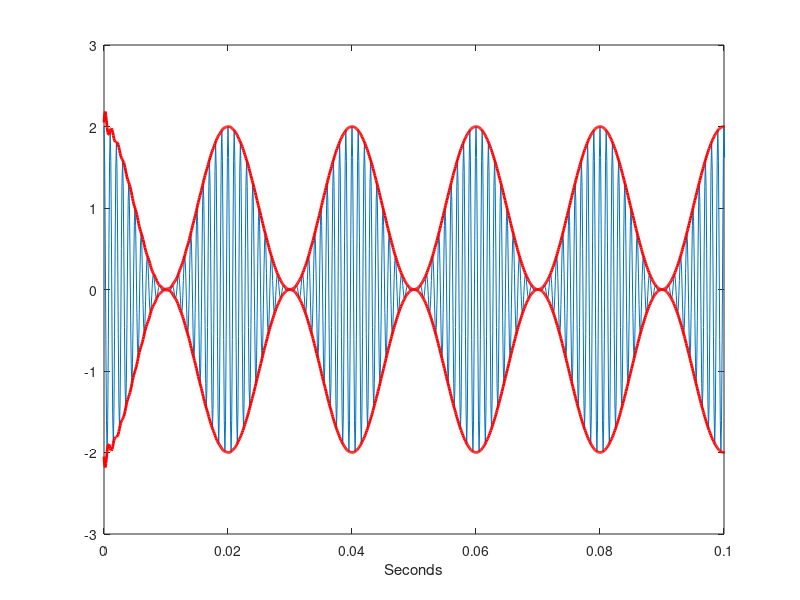

Reproduce this figure in MATLAB. (Note: this script raises an error after producing the figure.)
t = 0:1e-4:1;
x = [1+cos(2*pi*50*t)].*cos(2*pi*1000*t);

plot(t,x)
xlim([0 0.1])
xlabel('Seconds')

y = hilbert(x);
env = abs(y);

plot(t,x)
hold on
plot(t,[-1;1]*env,'r','LineWidth',2)
xlim([0 0.1])
xlabel('Seconds')
%% Hilbert transform:

start = 21;
fin = 22;
Fs = 200;
t = 1:1+Fs;
x = EEG.data(63,start*Fs:fin*Fs);
plot(t, x)
hold on
env = abs(hilbert(x));
plot(t, [-1;1]*env,'r','LineWidth',2)


% read in the AUX chan and save it as audio:
x = EEG.data(62,:)/1000000;
audiowrite('stim_from_EEG.wav', x, 2000);

%% Now sychronize this mess in AUDACITY:

%% 
% read in the synced audio:
x = audioread('stim_from_EEG_synced.wav');

% plot the channels:
subplot(211);plot(x(30000:40000,1));hold on
title ('left')
subplot(212);plot(x(30000:40000,2))
title ('right')

% copy the left audio channel into EEG.data matrix as channel 63:
EEG.data(63,1:length(x)) = x(:,1);
% copy the right audio channel into EEG.data matrix as channel 64:
EEG.data(64,1:length(x)) = x(:,2);

EEG.data(63,1:length(x)) = x(:,1);

% EEG.chanlocs = chnlcs;
%% play a 5 s interval of the "good" audio:
sound(EEG.data(63:64,40000:50000),2000)

%% play a 5 s interval of the AUX chan:
sound(EEG.data(63:64,40000:50000),2000)

%
load('speech_data.mat');
envelope1 = resample(envelope,64,128);
EEG1 = resample(EEG,64,128);
stimTrain = envelope1(1:64*60,1);
respTrain = EEG1(1:64*60,:);
[g,t,con] = mTRFtrain(stimTrain,respTrain,64,1,0,500,1e5);
stimTest = envelope(64*60+1:end,1);
respTest = EEG1(64*60+1:end,:);
[recon,r,p,MSE] = mTRFpredict(stimTest,respTest,g,64,1,0,500,con);


%%
clc
clear
j = [150 250 450 650 750 950];
figure;
for i = 1:length(j)
%    load('speech_data.mat');
    load('speech_data_2.mat');
    envelope = abs(hilbert(envelope));
    F_rs = 64; % 128 - WAY slower, minor accuracy boost
    
    envelope = resample(envelope,F_rs,Fs);
    EEG = resample(EEG,F_rs,Fs);
    stimTrain = envelope(20:F_rs*80,1);
    respTrain = EEG(20:F_rs*80,:);
    [g,t,con] = mTRFtrain(stimTrain,respTrain,F_rs,1,0,j(i),1e5); %
%     stimTest = envelope(F_rs*60+1:end,1);
%     respTest = EEG(F_rs*60+1:end,:);
    stimTest = stimTrain;
    respTest = respTrain;
    [recon,r(i),p,MSE] = mTRFpredict(stimTest,respTest,g,F_rs,1,0,j(i),con);
    subplot(2,3,i)
    plot(t, mean(g,1));
    title(num2str(i))
    i
end
figure; plot(j, r, '-d')
a = gca;
a.XTick = j;
grid on

%%
stimTest = stimTrain;
respTest = respTrain;
[recon,r,p,MSE] = mTRFpredict(stimTest,respTest,g,64,1,0,500,con);

